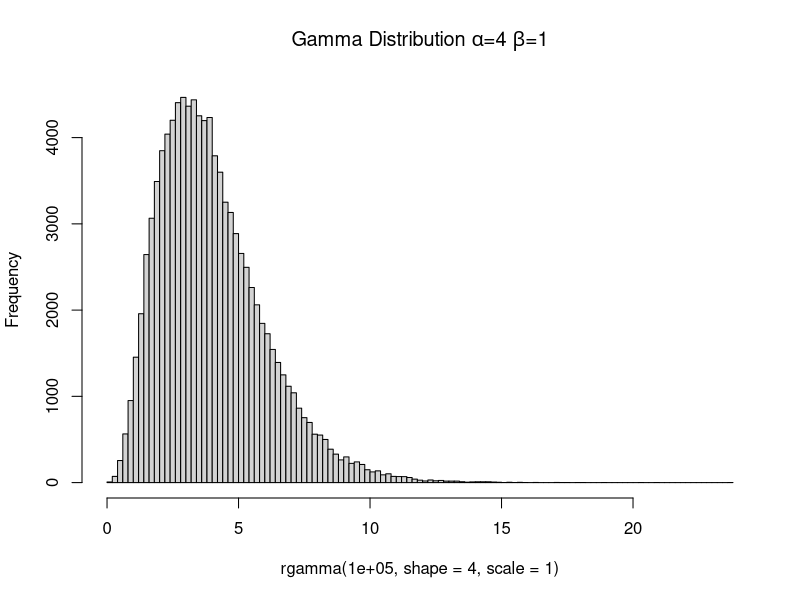
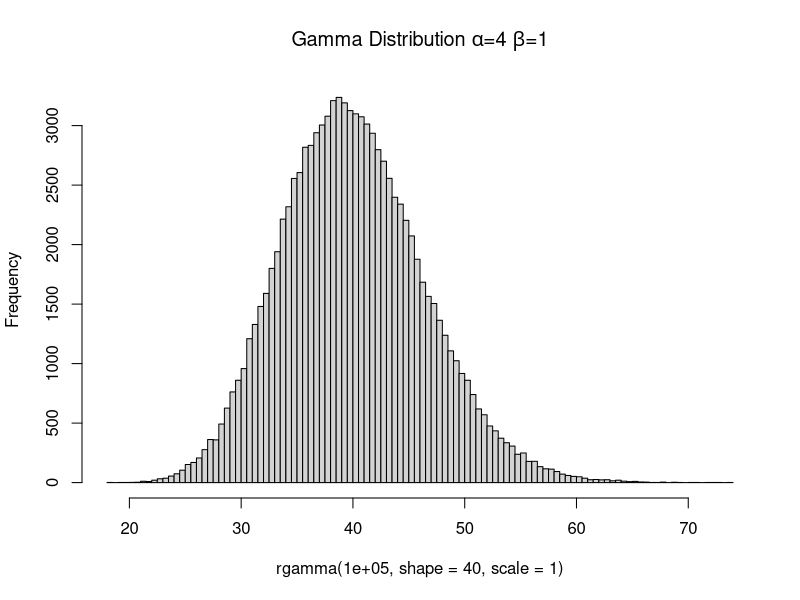
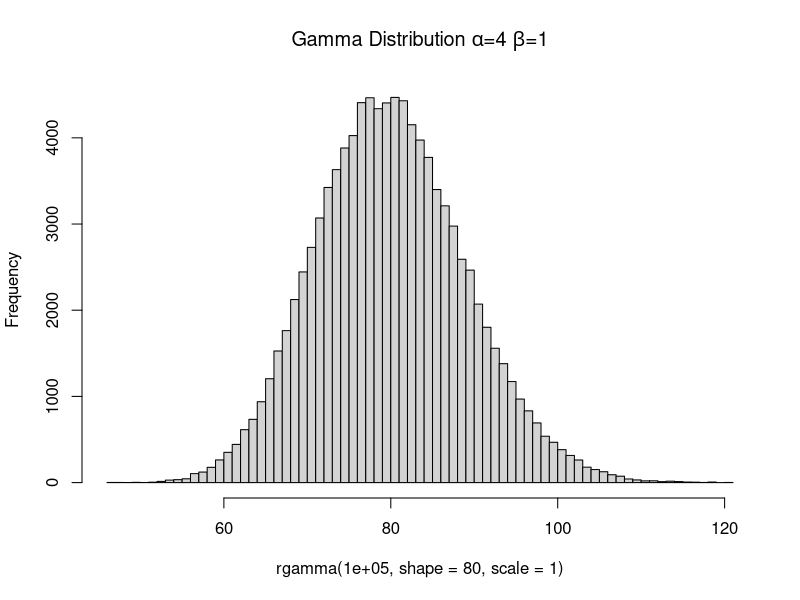
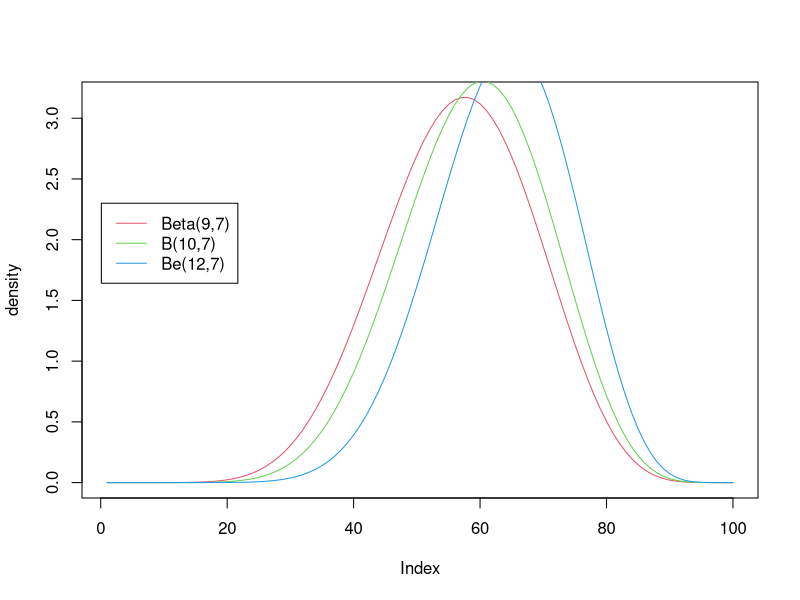

Recreate these plots in R, in order.
#Dimitra Muni
#LiU ID: dimmu472

#Problem:1

# Exercises: 4.84, 4.117, 4.118, 10.19, 10.21, 11.31, 11.69

#4.84 Gamma Distribution

# Refer to Exercise 4.83. Use the applet Comparison of Gamma Density Functions to compare gamma density functions with
# (α = 4, β = 1), 
hist(rgamma(100000,shape = 4,scale = 1),breaks = 100,main = expression(paste("Gamma Distribution ",alpha,"=",4," ",beta,"=",1)))
#(α = 40, β = 1), 
hist(rgamma(100000,shape = 40,scale = 1),breaks = 100,main = expression(paste("Gamma Distribution ",alpha,"=",4," ",beta,"=",1)))
#(α = 80, β = 1). 
hist(rgamma(100000,shape = 80,scale = 1),breaks = 100,main = expression(paste("Gamma Distribution ",alpha,"=",4," ",beta,"=",1)))
#a What do you observe about the shapes of these three density functions? Gamma dist for constant beta value, as the alpha increases it becomes less skewed
# Which are less skewed and more symmetric? alpha 40 and 80 are more symmetric
#b What differences do you observe about the location of the centers of these density functions? 
#   c Give an explanation for what you observed in part (b).(α


# 4.117 Applet Exercise Use the applet Comparison of Beta Density Functions to compare beta density functions 
# with (α = 9, β = 7), (α = 10, β = 7), and (α = 12, β = 7). a Are these densities symmetric? Skewed left? Skewed right?
p=seq(0,1,length.out = 100)
plot(dbeta(p,shape1 =9, shape2 =7), ylab="density",type ="l", col=2)
lines(dbeta(p,shape1 =10, shape2 =7),type ="l", col=3)
lines(dbeta(p,shape1 =12, shape2 =7),type ="l", col=4)
legend(0.1,2.3, c("Beta(9,7)","B(10,7)", "Be(12,7)"),lty=c(1,1,1),col=c(2,3,4))

#   b What do you observe as the value of α gets closer to 12? c Graph some more beta densities with α > 1,β> 1, and α>β. 

# What do you conjecture about the shape of beta densities with α>β and both α > 1 and β > 1? 
#   
  
# 4.118 Applet Exercise Use the applet Comparison of Beta Density Functions to compare beta density functions
# with (α = .3, β = 4), (α = .3, β = 7), and (α = .3, β = 12). a Are these densities symmetric? Skewed left? Skewed right?
# b What do you observe as the value of β gets closer to 12?
#   c Which of these beta distributions gives the highest probability of observing a value larger than 0.2? d Graph some more beta densities with α < 1 and β > 1. 
# What do you conjecture about the shape of beta densities with α < 1 and β > 1?
